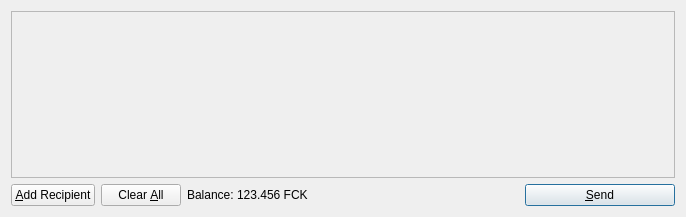
<?xml version="1.0" encoding="UTF-8"?>
<ui version="4.0">
 <class>SendCoinsDialog</class>
 <widget class="QDialog" name="SendCoinsDialog">
  <property name="geometry">
   <rect>
    <x>0</x>
    <y>0</y>
    <width>686</width>
    <height>217</height>
   </rect>
  </property>
  <property name="windowTitle">
   <string>Send Coins</string>
  </property>
  <layout class="QVBoxLayout" name="verticalLayout">
   <item>
    <widget class="QScrollArea" name="scrollArea">
     <property name="widgetResizable">
      <bool>true</bool>
     </property>
     <widget class="QWidget" name="scrollAreaWidgetContents">
      <property name="geometry">
       <rect>
        <x>0</x>
        <y>0</y>
        <width>666</width>
        <height>165</height>
       </rect>
      </property>
      <layout class="QVBoxLayout" name="verticalLayout_2">
       <property name="margin">
        <number>0</number>
       </property>
       <item>
        <layout class="QVBoxLayout" name="entries">
         <property name="spacing">
          <number>6</number>
         </property>
        </layout>
       </item>
       <item>
        <spacer name="verticalSpacer">
         <property name="orientation">
          <enum>Qt::Vertical</enum>
         </property>
         <property name="sizeHint" stdset="0">
          <size>
           <width>20</width>
           <height>40</height>
          </size>
         </property>
        </spacer>
       </item>
      </layout>
     </widget>
    </widget>
   </item>
   <item>
    <layout class="QHBoxLayout" name="horizontalLayout">
     <item>
      <widget class="QPushButton" name="addButton">
       <property name="toolTip">
        <string>Send to multiple recipients at once</string>
       </property>
       <property name="text">
        <string>&amp;Add Recipient</string>
       </property>
       <property name="icon">
        <iconset resource="../bitcoin.qrc">
         <normaloff>:/icons/add</normaloff>:/icons/add</iconset>
       </property>
       <property name="autoDefault">
        <bool>false</bool>
       </property>
      </widget>
     </item>
     <item>
      <widget class="QPushButton" name="clearButton">
       <property name="sizePolicy">
        <sizepolicy hsizetype="Minimum" vsizetype="Fixed">
         <horstretch>0</horstretch>
         <verstretch>0</verstretch>
        </sizepolicy>
       </property>
       <property name="toolTip">
        <string>Remove all transaction fields</string>
       </property>
       <property name="text">
        <string>Clear &amp;All</string>
       </property>
       <property name="icon">
        <iconset resource="../bitcoin.qrc">
         <normaloff>:/icons/remove</normaloff>:/icons/remove</iconset>
       </property>
       <property name="autoRepeatDelay">
        <number>300</number>
       </property>
       <property name="autoDefault">
        <bool>false</bool>
       </property>
      </widget>
     </item>
     <item>
      <layout class="QHBoxLayout" name="horizontalLayout_2">
       <property name="spacing">
        <number>3</number>
       </property>
       <item>
        <widget class="QLabel" name="label">
         <property name="text">
          <string>Balance:</string>
         </property>
        </widget>
       </item>
       <item>
        <widget class="QLabel" name="labelBalance">
         <property name="cursor">
          <cursorShape>IBeamCursor</cursorShape>
         </property>
         <property name="text">
          <string>123.456 FCK</string>
         </property>
         <property name="textInteractionFlags">
          <set>Qt::LinksAccessibleByMouse|Qt::TextSelectableByKeyboard|Qt::TextSelectableByMouse</set>
         </property>
        </widget>
       </item>
      </layout>
     </item>
     <item>
      <spacer name="horizontalSpacer">
       <property name="orientation">
        <enum>Qt::Horizontal</enum>
       </property>
       <property name="sizeHint" stdset="0">
        <size>
         <width>40</width>
         <height>20</height>
        </size>
       </property>
      </spacer>
     </item>
     <item>
      <widget class="QPushButton" name="sendButton">
       <property name="minimumSize">
        <size>
         <width>150</width>
         <height>0</height>
        </size>
       </property>
       <property name="toolTip">
        <string>Confirm the send action</string>
       </property>
       <property name="text">
        <string>&amp;Send</string>
       </property>
       <property name="icon">
        <iconset resource="../bitcoin.qrc">
         <normaloff>:/icons/send</normaloff>:/icons/send</iconset>
       </property>
       <property name="default">
        <bool>true</bool>
       </property>
      </widget>
     </item>
    </layout>
   </item>
  </layout>
 </widget>
 <resources>
  <include location="../bitcoin.qrc"/>
 </resources>
 <connections/>
</ui>
